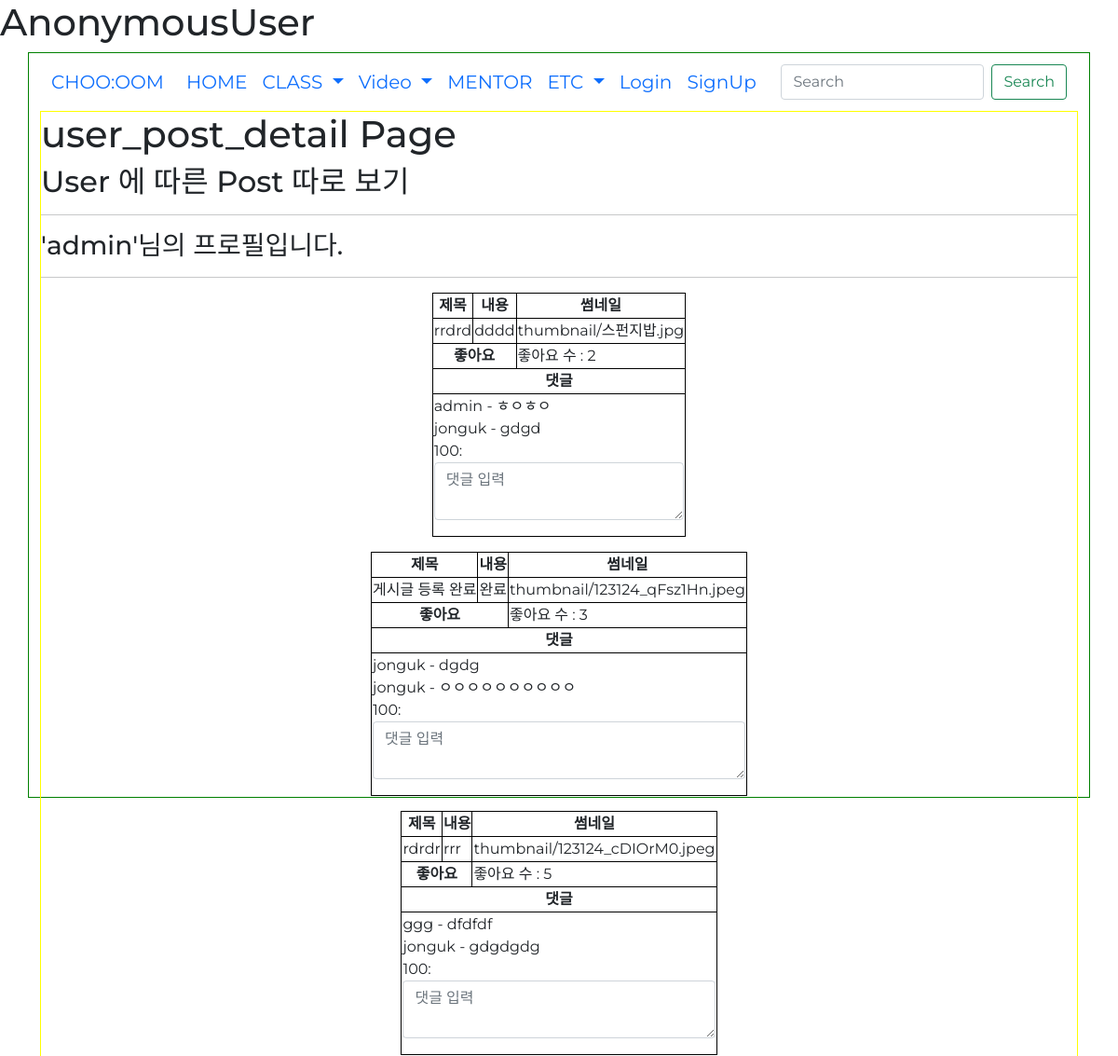
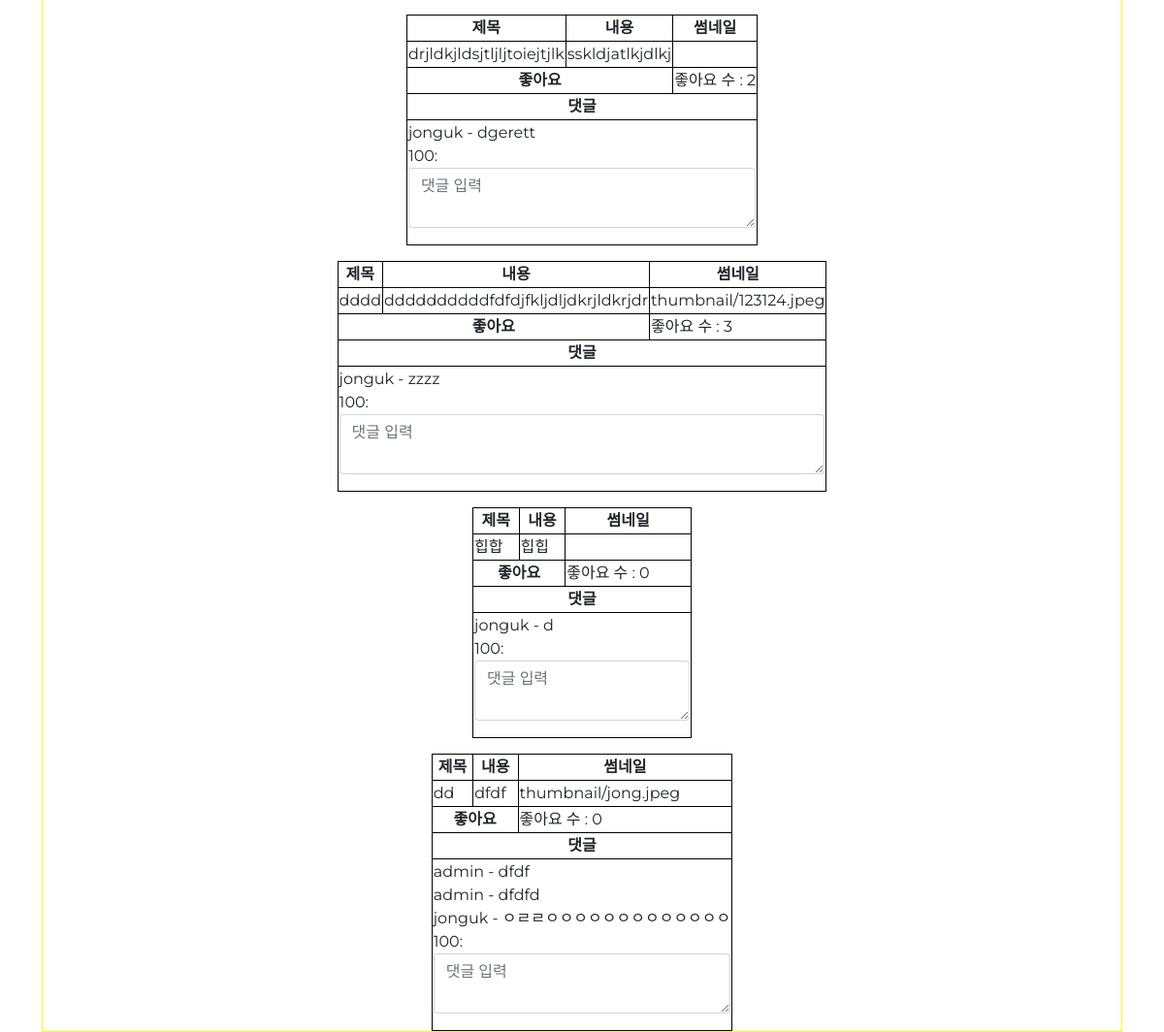
The page /user_post_detail/1 on the database as committed earlier (2 pictures, top to bottom).
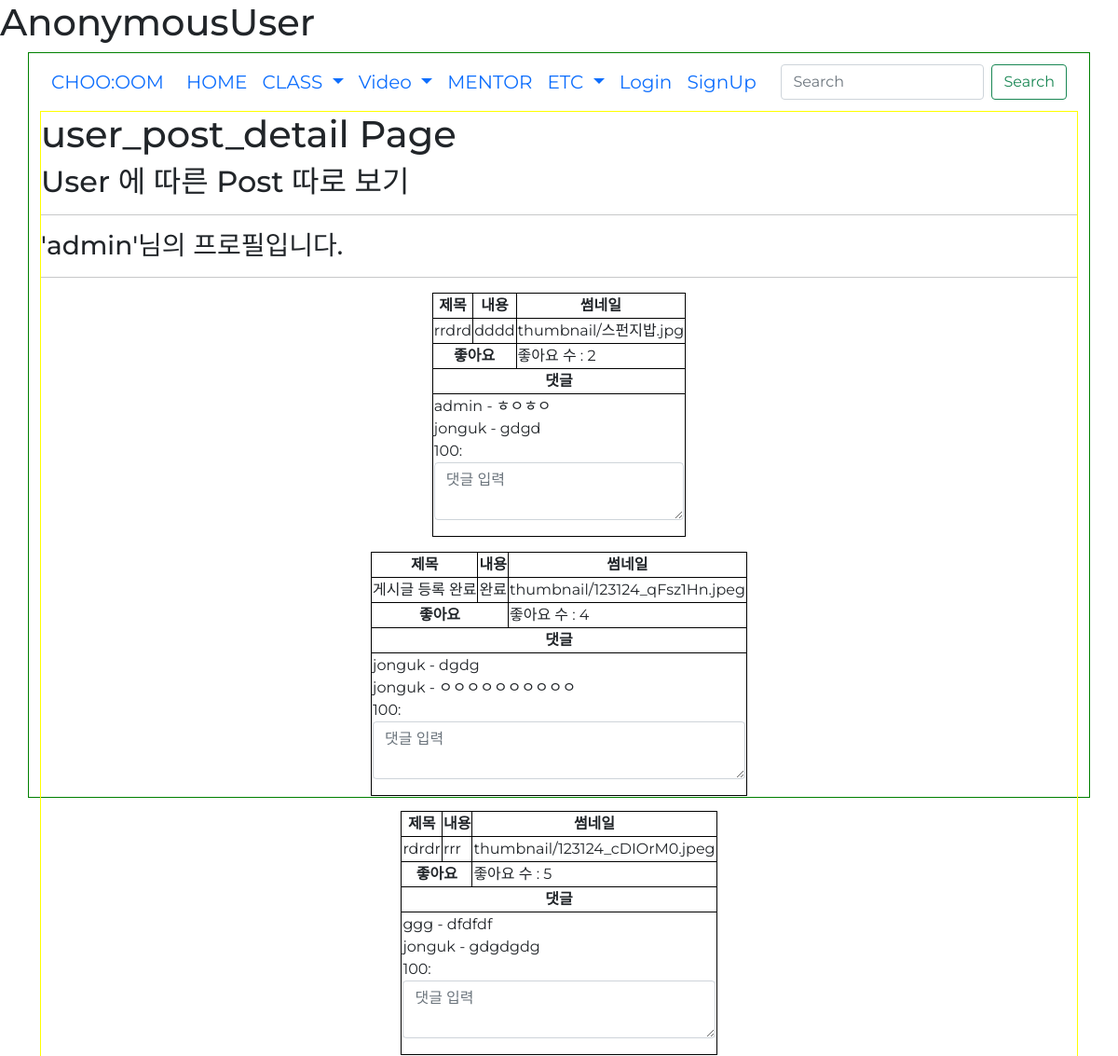
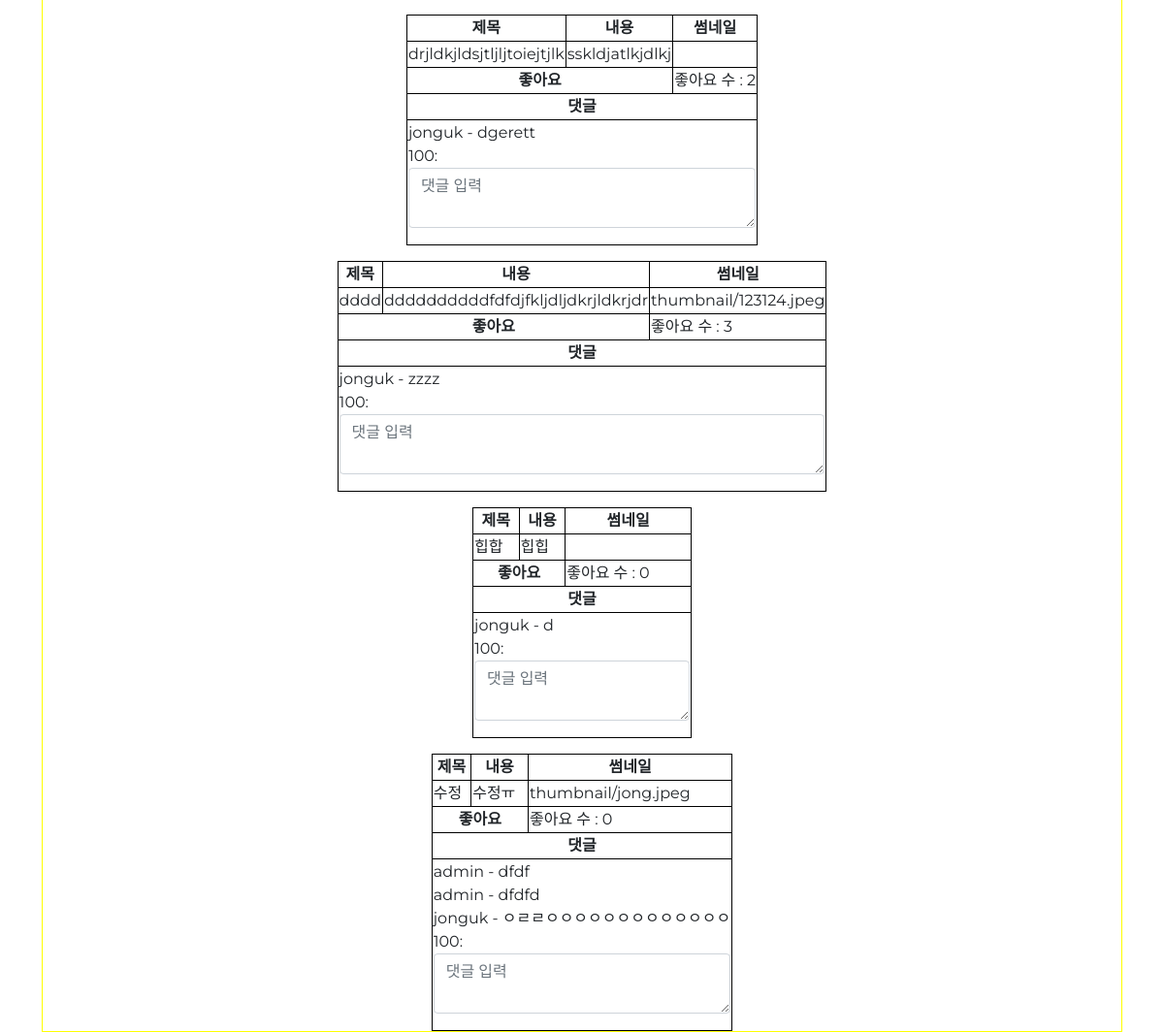
The same page on the database as committed later (2 pictures, top to bottom).
### danceapp/models.py (models this page shows, shortened)
class Post(models.Model):
    userId = models.ForeignKey(userProfile, on_delete=models.CASCADE) # 회원ID # User 모델의 pk를 가져옴
    title = models.CharField(max_length=200) # 제목
    body = models.TextField() # 게시물 설명
    uploadDate = models.DateTimeField(auto_now_add=True) # 처음 업로드 시간
    updateDate = models.DateTimeField(auto_now=True) # 수정 시간
    photo = models.ImageField(blank=True, null=True, upload_to='thumbnail') # 썸네일 # upload_to : static/blog_photo 로 저장해줘
    video = models.FileField(blank=True, null=True, upload_to='video') # 배포시에는 models.FilePathField()사용
    genreName = models.ForeignKey(Genre, null=True, on_delete=models.CASCADE) # 장르
    likes_user = models.ManyToManyField(userProfile, related_name='likes', blank=True) # 좋아요 누른 사람
    likes_count = models.PositiveIntegerField(default=0) # 좋아요 개수

### danceapp/views.py (the view)
# urls.py: path('user_post_detail/<int:userId_id>', views.user_post_detail, name='user_post_detail'),
def user_post_detail(request, userId_id):
    posts = Post.objects.filter(userId=userId_id).order_by('-uploadDate')
    user = get_object_or_404(userProfile, pk=userId_id)
    comment_form = CommentForm()
    context = {
        'posts':posts,
        'comment_form':comment_form,
        'user':user,
    }
    return render(request, 'user_post_detail.html', context)

### danceapp/forms.py
class CommentForm(forms.ModelForm):
    class Meta:
        model = Comment
        fields = ['comment']
    def __init__(self, *args, **kwargs):
        super(CommentForm, self).__init__(*args, **kwargs)
        self.fields['comment'].widget.attrs = {
            'class': 'form-control',
            'placeholder': "댓글 입력",
            'rows':2
        }

### accounts/models.py (called while the page is built)
    def __str__(self):
        return self.username

### danceapp/models.py (called while the page is built)
    def __str__(self):
        return self.comment

### danceapp/templates/user_post_detail.html (shortened to what this page needs)
{% extends 'base.html' %}
{% block content %}
<h1>user_post_detail Page</h1>
<h2>User 에 따른 Post 따로 보기</h2>
<hr>
<h3>'{{ user.username }}'님의 프로필입니다.</h3>
<hr>
<div class="main1">
    {% for post in posts %}
    <div>
        <table border="1px solid black">
            <tr>
                <th>제목</th>
                <th>내용</th>
                <th>썸네일</th>
            </tr>
            <tr>
                <td>{{ post.title }}</td>
                <td>{{ post.body }}</td>
                <td>{{ post.photo }}</td>
            </tr>
            <tr>
                <th colspan="2">좋아요</th>
                <td>
                    <form action="{% url 'likes' post.id %}" method="POST">
                        좋아요 수 : {{ post.likes_count }}
                    </form>
                </td>
            </tr>
            <tr>
                <th colspan="3">댓글</th>
            </tr>
            <tr>
                <td colspan="3">
                    {% for comment in post.comment_set.all %}
                    {{ comment.userId }} - {{ comment }}
                    <br>
                    {% endfor %}
                    <form method="POST" action="{% url 'new_comment' post.id %}">
                        {{ comment_form.as_p }}
                    </form>
                </td>
            </tr>
        </table>
    </div>
    {% endfor %}
</div>
{% endblock %}

Rows that differ between the two databases and show on the page:
changed Post "게시글 등록 완료": likes_count "3" → "4"
changed Post "thumbnail/jong.jpeg": title "dd" → "수정"; body "dfdf" → "수정ㅠ"
